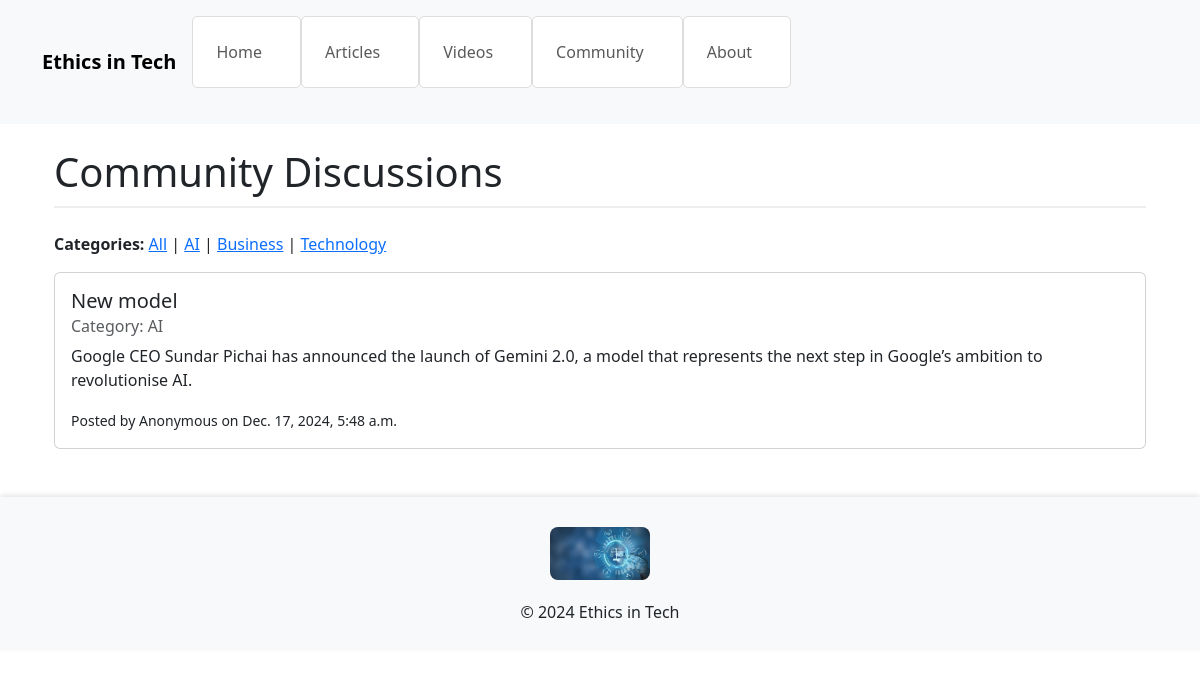
The app's page /community/?category=AI with its own data.
### articles/models.py (models this page shows, shortened)
class CommunityCategory(models.Model):
    name = models.CharField(max_length=50)  # e.g., 'AI', 'Technology', 'Business'

class CommunityPost(models.Model):
    title = models.CharField(max_length=200)
    content = models.TextField()
    category = models.ForeignKey(CommunityCategory, on_delete=models.CASCADE, related_name='posts')
    date_posted = models.DateTimeField(auto_now_add=True)
    author = models.CharField(max_length=100, default='Anonymous')  # Optional: Add user functionality later

### articles/views.py (the view)
# urls.py: path('community/', community_view, name='community'),
def community_view(request):
    categories = CommunityCategory.objects.all()
    selected_category = request.GET.get('category', None)
    if selected_category:
        posts = CommunityPost.objects.filter(category__name=selected_category)
    else:
        posts = CommunityPost.objects.all()
    return render(request, 'community_list.html', {
        'posts': posts,
        'categories': categories,
        'selected_category': selected_category
    })

### templates/community_list.html (shortened to what this page needs)
{% extends "base.html" %}
{% block content %}
<div class="container mt-4">
    <h1 class="mb-4">Community Discussions</h1>
    <div class="mb-3">
        <strong>Categories:</strong>
        <a href="?">All</a>
        {% for category in categories %}
            | <a href="?category={{ category.name }}">{{ category.name }}</a>
        {% endfor %}
    </div>
    {% for post in posts %}
        <div class="card mb-3">
            <div class="card-body">
                <h5 class="card-title">{{ post.title }}</h5>
                <h6 class="card-subtitle mb-2 text-muted">Category: {{ post.category.name }}</h6>
                <p class="card-text">{{ post.content }}</p>
                <small>Posted by {{ post.author }} on {{ post.date_posted }}</small>
            </div>
        </div>
    {% empty %}
        <p>No posts yet. <a href="{% url 'add_post' %}">Be the first to post!</a></p>
    {% endfor %}
</div>
{% endblock %}

### static/css/style.css (style rules this page uses)
body { background: #e0f7fa; font-family: Arial, sans-serif; color: #333; margin: 20px; padding-bottom: 80px; }
h1 { color: #2c3e50; border-bottom: 2px solid #eee; padding-bottom: 10px; }

### records on screen
CommunityCategory: name "AI"
CommunityCategory: name "Business"
CommunityCategory: name "Technology"
CommunityPost: title "New model", category.name "AI", content "Google CEO Sundar Pichai has announced the launch of Gemini 2.0, a model that represents the next step in Google’s ambition to revolutionise AI.", author "Anonymous", date_posted "Dec. 17, 2024, 5:48 a.m."
